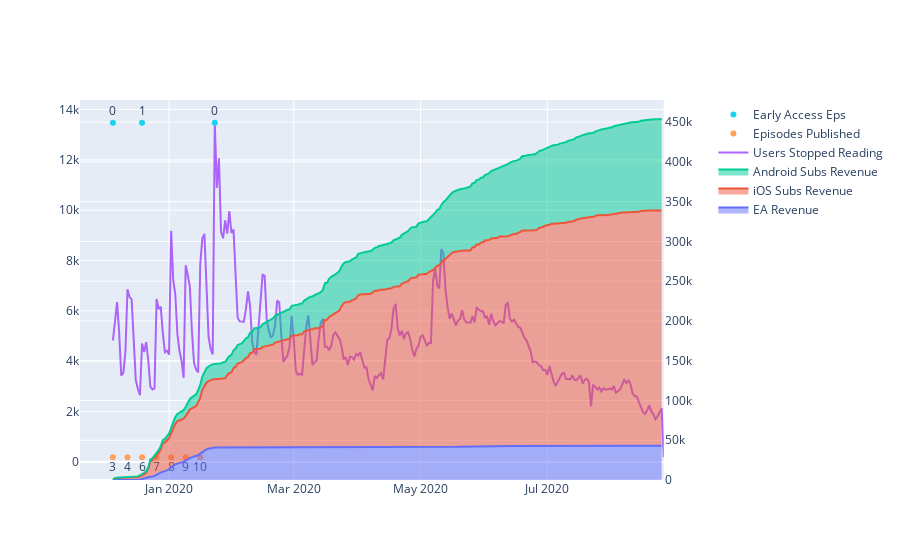

Here is the notebook cell this chart was saved with:
### Code cell
import plotly.graph_objects as go
from plotly.subplots import make_subplots

fig = make_subplots(specs=[[{"secondary_y": True}]])

# fig.add_trace(go.Scatter(x=purs['purchaseDate'],
#                          y=purs['sum_revenue'],
#                          name='Revenue'),
#               secondary_y=True,)

fig.add_trace(go.Scatter(x=purs['purchaseDate'],
                         y=purs['sum_ea_revenue'],
                         name='EA Revenue',
                         stackgroup='one'),
              secondary_y=True,)

fig.add_trace(go.Scatter(x=purs['purchaseDate'],
                         y=purs['sum_ios_subs_revenue'],
                         name='iOS Subs Revenue',
                        stackgroup='one'),
              secondary_y=True,)

fig.add_trace(go.Scatter(x=purs['purchaseDate'],
                         y=purs['sum_android_subs_revenue'],
                         name='Android Subs Revenue',
                        stackgroup='one'),
              secondary_y=True,)

fig.add_trace(go.Scatter(x=merged_data['date'], 
                         y=merged_data['users_stop_reading'],
                         name="Users Stopped Reading"), secondary_y=False,)

fig.add_trace(published_eps_trace(merged_data['users_stop_reading'].min()), secondary_y=False,)
fig.add_trace(ea_markers_trace(merged_data['users_stop_reading'].max()), secondary_y=False,)

fig.show()

### Figure 1 — Plotly figure (JSON) as saved in the notebook; plotly's stock layout.template omitted (floating-point values rounded to 4 significant figures; data arrays with more than 128 entries replaced by an {"elided": "..."} marker saying what was removed)
{"data": [{"name": "EA Revenue", "stackgroup": "one", "type": "scatter", "x": {"elided": "263 str values"}, "xaxis": "x", "y": {"elided": "263 float values"}, "yaxis": "y2"}, {"name": "iOS Subs Revenue", "stackgroup": "one", "type": "scatter", "x": {"elided": "263 str values"}, "xaxis": "x", "y": {"elided": "263 float values"}, "yaxis": "y2"}, {"name": "Android Subs Revenue", "stackgroup": "one", "type": "scatter", "x": {"elided": "263 str values"}, "xaxis": "x", "y": {"elided": "263 float values"}, "yaxis": "y2"}, {"name": "Users Stopped Reading", "type": "scatter", "x": {"elided": "2809 str values"}, "xaxis": "x", "y": {"elided": "2809 int values"}, "yaxis": "y"}, {"mode": "markers+text", "name": "Episodes Published", "text": [3, 4, 6, 7, 8, 9, 10], "textposition": "bottom center", "type": "scatter", "x": ["2019-12-05", "2019-12-12", "2019-12-19", "2019-12-26", "2020-01-02", "2020-01-09", "2020-01-16"], "xaxis": "x", "y": [186, 186, 186, 186, 186, 186, 186], "yaxis": "y"}, {"mode": "markers+text", "name": "Early Access Eps", "text": [0, 1, 0], "textposition": "top center", "type": "scatter", "x": ["2019-12-05", "2019-12-19", "2020-01-23"], "xaxis": "x", "y": [13475, 13475, 13475], "yaxis": "y"}], "layout": {"xaxis": {"anchor": "y", "domain": [0, 0.94]}, "yaxis": {"anchor": "x", "domain": [0, 1]}, "yaxis2": {"anchor": "x", "overlaying": "y", "side": "right"}}}
